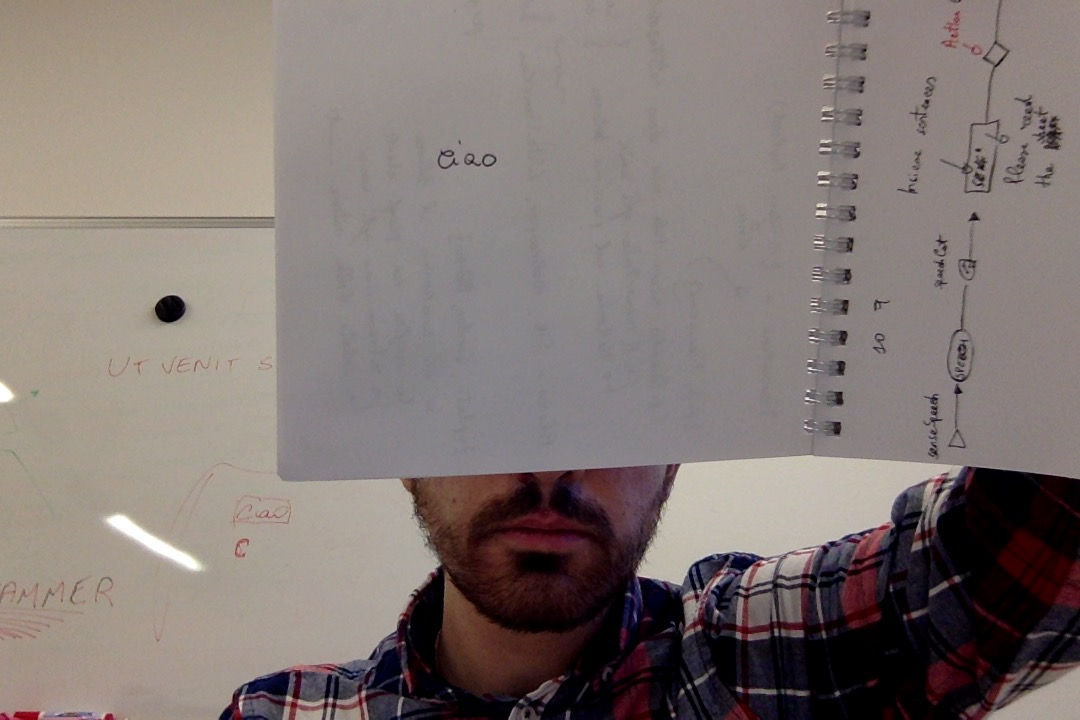
#> input picture in/img.jpg, 1080 x 720 px; its folder holds only this picture in this run
$ python crop.py
#> lines starting #> are read from the running program, lines starting #| are printed output that depends on the picture; after the words box and inside, x2 and y2 are one past the last pixel; in counts of white or black regions, pixels touching at a corner belong together
#!/usr/bin/env python3

# https://opencv-python-tutroals.readthedocs.io/en/latest/py_tutorials/py_tutorials.html
import cv2
import numpy as np

import glob
import os

from pprint import pprint as pp

path_in = '../in/*'
path_out = '../tmp/'
window_name = 'crop'
size_max_image = 500
debug_mode = True


def get_image_width_height(image):
    image_width = image.shape[1]  # current image's width
    image_height = image.shape[0]  # current image's height
    return image_width, image_height


def calculate_scaled_dimension(scale, image):
    # http://www.pyimagesearch.com/2014/01/20/basic-image-manipulations-in-python-and-opencv-resizing-scaling-rotating-and-cropping/
    image_width, image_height = get_image_width_height(image)
    ratio_of_new_with_to_old = scale / image_width
    dimension = (scale, int(image_height * ratio_of_new_with_to_old))
    return dimension


def rotate_image(image, degree=180):
    # http://www.pyimagesearch.com/2014/01/20/basic-image-manipulations-in-python-and-opencv-resizing-scaling-rotating-and-cropping/
    image_width, image_height = get_image_width_height(image)
    center = (image_width / 2, image_height / 2)
    M = cv2.getRotationMatrix2D(center, degree, 1.0)
    image_rotated = cv2.warpAffine(image, M, (image_width, image_height))
    return image_rotated


def scale_image(image, size):
    image_resized_scaled = cv2.resize(
        image,
        calculate_scaled_dimension(
            size,
            image
        ),
        interpolation=cv2.INTER_AREA
    )
    return image_resized_scaled


def detect_box(image, cropIt=True):
    # https://stackoverflow.com/questions/36982736/how-to-crop-biggest-rectangle-out-of-an-image/36988763
    # Transform colorspace to YUV
    image_yuv = cv2.cvtColor(image, cv2.COLOR_BGR2YUV)
    image_y = np.zeros(image_yuv.shape[0:2], np.uint8)
    image_y[:, :] = image_yuv[:, :, 0]

    # Blur to filter high frequency noises
    image_blurred = cv2.GaussianBlur(image_y, (3, 3), 0)
    if (debug_mode):  show_image(image_blurred, window_name)

    # Apply canny edge-detector
    edges = cv2.Canny(image_blurred, 100, 300, apertureSize=3)
    if (debug_mode): show_image(edges, window_name)

    # Find extrem outer contours
    contours, _ = cv2.findContours(edges, cv2.RETR_EXTERNAL, cv2.CHAIN_APPROX_SIMPLE)
    if (debug_mode):
        #                                      b  g   r
        cv2.drawContours(image, contours, -1, (0, 255, 0), 3)
        show_image(image, window_name)

    # https://stackoverflow.com/questions/37803903/opencv-and-python-for-auto-cropping
    # Remove large countours
    new_contours = []
    for c in contours:
        if cv2.contourArea(c) < 4000000:
            new_contours.append(c)

    # Get overall bounding box
    best_box = [-1, -1, -1, -1]
    for c in new_contours:
        x, y, w, h = cv2.boundingRect(c)
        if best_box[0] < 0:
            best_box = [x, y, x + w, y + h]
        else:
            if x < best_box[0]:
                best_box[0] = x
            if y < best_box[1]:
                best_box[1] = y
            if x + w > best_box[2]:
                best_box[2] = x + w
            if y + h > best_box[3]:
                best_box[3] = y + h

    if (debug_mode):
        cv2.rectangle(image, (best_box[0], best_box[1]), (best_box[2], best_box[3]), (0, 255, 0), 1)
        show_image(image, window_name)

    if (cropIt):
        image = image[best_box[1]:best_box[3], best_box[0]:best_box[2]]
        if (debug_mode): show_image(image, window_name)

    return image


def show_image(image, window_name):
    # Show image
    cv2.namedWindow(window_name, cv2.WINDOW_NORMAL)
    cv2.imshow(window_name, image)
    image_width, image_height = get_image_width_height(image)
    cv2.resizeWindow(window_name, image_width, image_height)

    # Wait before closing
    cv2.waitKey(0)
    cv2.destroyAllWindows()


def cut_of_top(image, pixel):
    image_width, image_height = get_image_width_height(image)

    # startY, endY, startX, endX coordinates
    new_y = 0 + pixel
    image = image[new_y:image_height, 0:image_width]
    return image


def cut_of_bottom(image, pixel):
    image_width, image_height = get_image_width_height(image)

    # startY, endY, startX, endX coordinates
    new_height = image_height - pixel
    image = image[0:new_height, 0:image_width]
    return image


for file_iterator in glob.iglob(path_in):
    print(file_iterator)
    image = cv2.imread(file_iterator)
#> image is the input picture: shape (720, 1080, 3); mean B, G, R 116.2, 119.6, 129.9

    #image = rotate_image(image)
    #image = cut_of_bottom(image, 100)

    image = scale_image(image, size_max_image)
#> in calculate_scaled_dimension, `image_width, image_height = get_image_width_height(image)`: image_width = 1080; image_height = 720
#> in calculate_scaled_dimension, `ratio_of_new_with_to_old = scale / image_width`: ratio_of_new_with_to_old = 0.463
#> in calculate_scaled_dimension, `dimension = (scale, int(image_height * ratio_of_new_with_to_old))`: dimension = (500, 333)
    if (debug_mode): show_image(image, window_name)
#> in show_image, `image_width, image_height = get_image_width_height(image)`: image_width = 500; image_height = 333

    image = detect_box(image, True)
#> in detect_box, `image_yuv = cv2.cvtColor(image, cv2.COLOR_BGR2YUV)`: image_yuv: shape (333, 500, 3); mean of channels 0, 1, 2 122.3, 125.1, 134.7
#> in detect_box, `image_y[:, :] = image_yuv[:, :, 0]`:
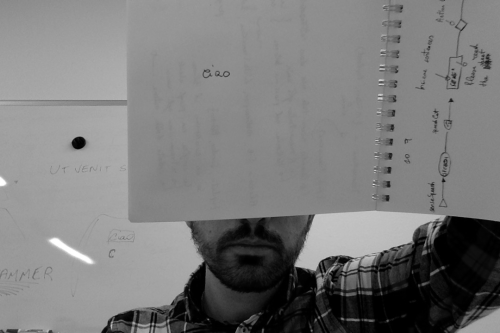
#> image_y: shape (333, 500); min 0, max 255, mean 122.3
#> in detect_box, `edges = cv2.Canny(image_blurred, 100, 300, apertureSize=3)`:
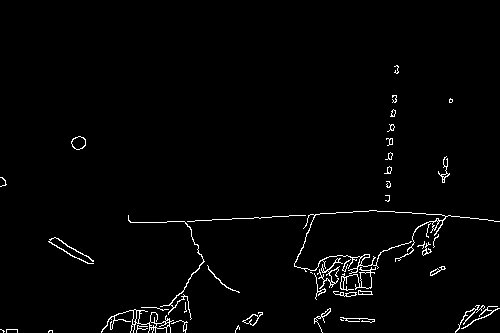
#> edges: shape (333, 500); 1.9% white in thin lines or dots, all inside (x1, y1, x2, y2) = (0, 65, 500, 333)
#> in detect_box, `contours, _ = cv2.findContours(edges, cv2.RETR_EXTERNAL, cv2.CHAIN_APP..`: contours = 45 contours, 25 with area under 20; largest, box (x1, y1, x2, y2) and area: (101, 309, 174, 333) 227, (340, 267, 376, 291) 210, (294, 210, 500, 274) 170, (71, 136, 86, 150) 142, (242, 312, 263, 326) 96
#> in detect_box, `cv2.drawContours(image, contours, -1, (0, 255, 0), 3)`:
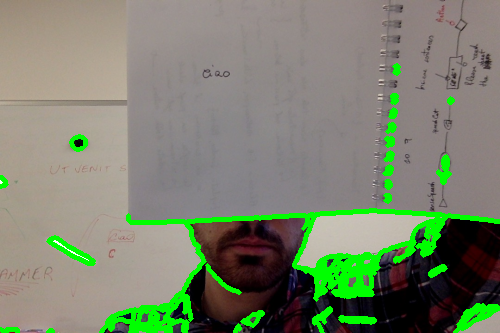
#> image: shape (333, 500, 3); mean B, G, R 109.7, 131.4, 122.7
#> the loop in detect_box, `for c in contours:` made 45 passes
#> c on pass 19: [[310, 272], [311, 272], [312, 273], [311, 272]]
#> after the loop in detect_box, `for c in contours:`: new_contours has the same summary as contours
#> the loop in detect_box, `for c in new_contours:` made 45 passes
#> (x, y, w, h) on pass 1: (48, 330, 5, 3)
#> (x, y, w, h) on passes 2 to 7: (6, 329, 12, 4), (0, 329, 5, 4), (235, 325, 5, 8), (136, 325, 12, 8), (171, 320, 17, 13), (340, 319, 4, 2)
#> after the loop in detect_box, `for c in new_contours:`: best_box = [0, 65, 500, 333]
#> in detect_box, `cv2.rectangle(image, (best_box[0], best_box[1]), (best_box[2], best_bo..`:
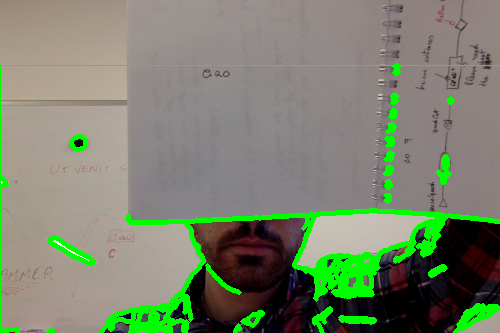
#> image: shape (333, 500, 3); 0.45% of pixels changed, all inside (x1, y1, x2, y2) = (0, 65, 500, 333)
#> in detect_box, `image = image[best_box[1]:best_box[3], best_box[0]:best_box[2]]`:
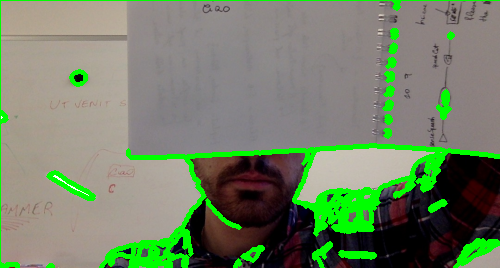
#> image: shape (268, 500, 3); mean B, G, R 103.1, 129.9, 115

    # Create out path
    if not os.path.exists(path_out):
        os.makedirs(path_out)

    # Build output file path
    file_name_ext = os.path.basename(file_iterator)
    file_name, file_extension = os.path.splitext(file_name_ext)
    file_path = os.path.join(path_out, file_name + '.cropped' + file_extension)

    # Write out file
    cv2.imwrite(file_path, image)

    print("Transform file {} to {}".format(
        file_iterator,
        file_path
    ))

$ run again, on in/img1.jpg
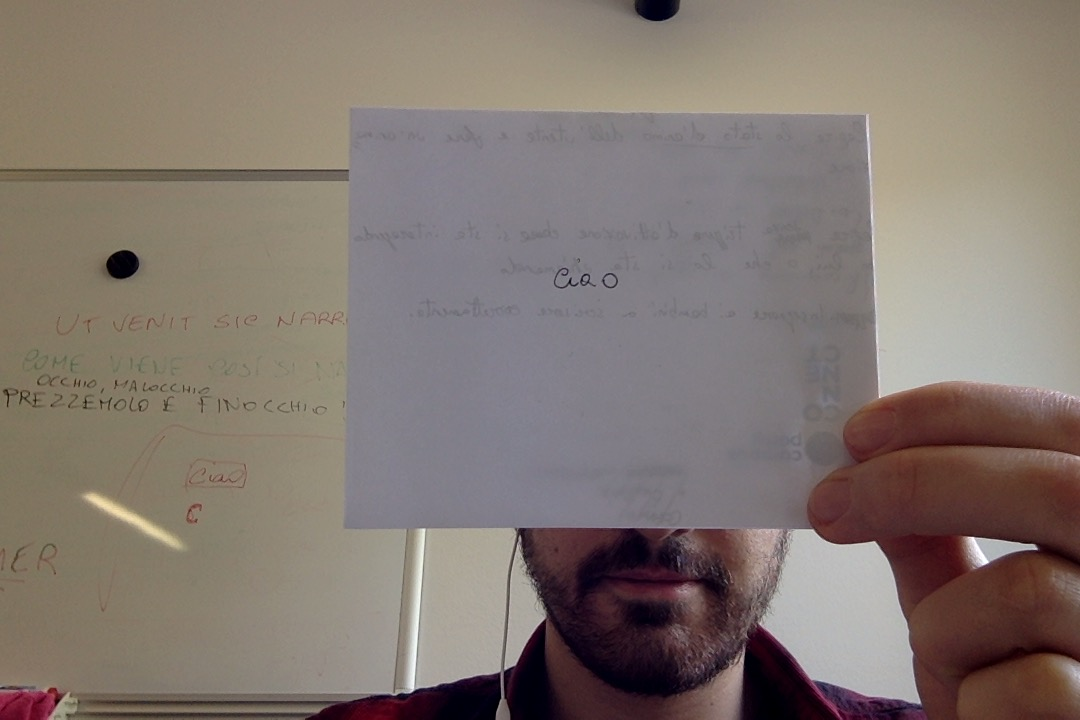
#> input picture in/img1.jpg, 1080 x 720 px
#> image is the input picture: shape (720, 1080, 3); mean B, G, R 112.2, 119.3, 130.6
#> in calculate_scaled_dimension, `image_width, image_height = get_image_width_height(image)`: image_width = 1080; image_height = 720
#> ratio_of_new_with_to_old = 0.463
#> dimension = (500, 333)
#> in show_image, `image_width, image_height = get_image_width_height(image)`: image_width = 500; image_height = 333
#> image_yuv: shape (333, 500, 3); mean of channels 0, 1, 2 121.8, 123.3, 135.8
#> in detect_box, `edges = cv2.Canny(image_blurred, 100, 300, apertureSize=3)`:
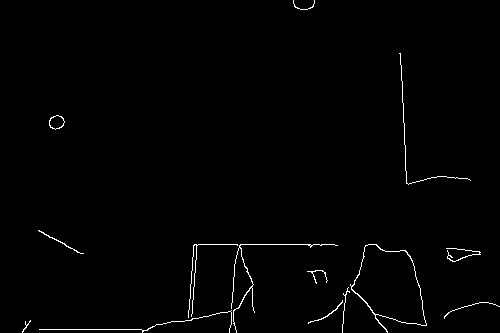
#> edges: shape (333, 500); 1% white in thin lines or dots
#> contours = 14 contours, 10 with area under 20; largest, box (x1, y1, x2, y2) and area: (350, 244, 427, 333) 3994, (49, 115, 65, 130) 156, (231, 244, 338, 333) 36, (38, 230, 84, 254) 21
#> the loop in detect_box, `for c in contours:` made 14 passes
#> after the loop in detect_box, `for c in contours:`: new_contours has the same summary as contours
#> the loop in detect_box, `for c in new_contours:` made 14 passes
#> (x, y, w, h) on pass 1: (22, 320, 9, 13)
#> after the loop in detect_box, `for c in new_contours:`: best_box = [22, 0, 500, 333]
#> in detect_box, `image = image[best_box[1]:best_box[3], best_box[0]:best_box[2]]`:
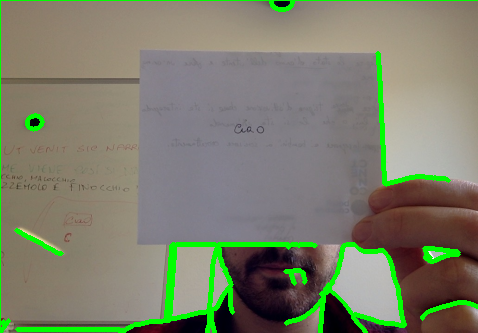
#> image: shape (333, 478, 3); mean B, G, R 107.5, 127.3, 124.3

$ run again, on in/img2.jpg
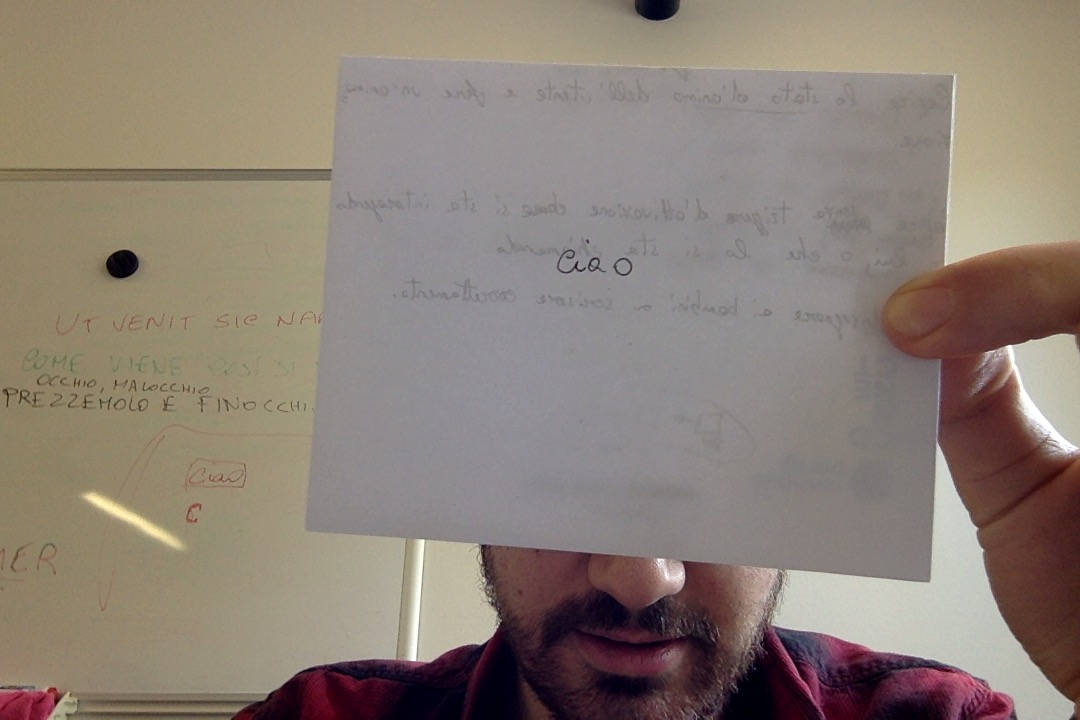
#> input picture in/img2.jpg, 1080 x 720 px
#> image is the input picture: shape (720, 1080, 3); mean B, G, R 118.2, 128.3, 140.1
#> in calculate_scaled_dimension, `image_width, image_height = get_image_width_height(image)`: image_width = 1080; image_height = 720
#> ratio_of_new_with_to_old = 0.463
#> dimension = (500, 333)
#> in show_image, `image_width, image_height = get_image_width_height(image)`: image_width = 500; image_height = 333
#> image_yuv: shape (333, 500, 3); mean of channels 0, 1, 2 130.6, 121.9, 136.3
#> in detect_box, `edges = cv2.Canny(image_blurred, 100, 300, apertureSize=3)`:
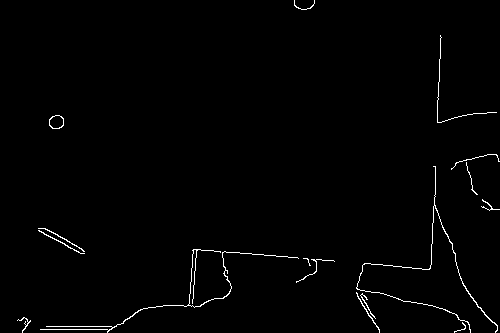
#> edges: shape (333, 500); 1.1% white in thin lines or dots
#> contours = 16 contours, 10 with area under 20; largest, box (x1, y1, x2, y2) and area: (49, 115, 64, 129) 156, (356, 166, 498, 333) 66, (40, 249, 299, 333) 46, (356, 292, 380, 333) 22, (38, 230, 85, 254) 21, (38, 228, 85, 252) 21
#> the loop in detect_box, `for c in contours:` made 16 passes
#> after the loop in detect_box, `for c in contours:`: new_contours has the same summary as contours
#> the loop in detect_box, `for c in new_contours:` made 16 passes
#> (x, y, w, h) on pass 1: (454, 322, 12, 11)
#> after the loop in detect_box, `for c in new_contours:`: best_box = [17, 0, 500, 333]
#> in detect_box, `image = image[best_box[1]:best_box[3], best_box[0]:best_box[2]]`:
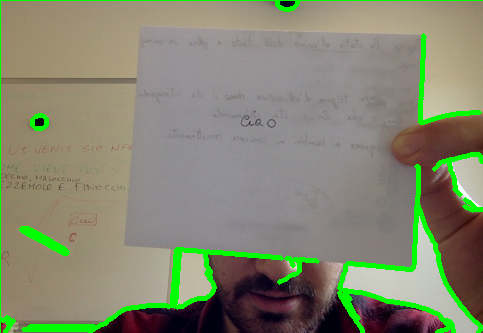
#> image: shape (333, 483, 3); mean B, G, R 112.5, 135.2, 132.2
